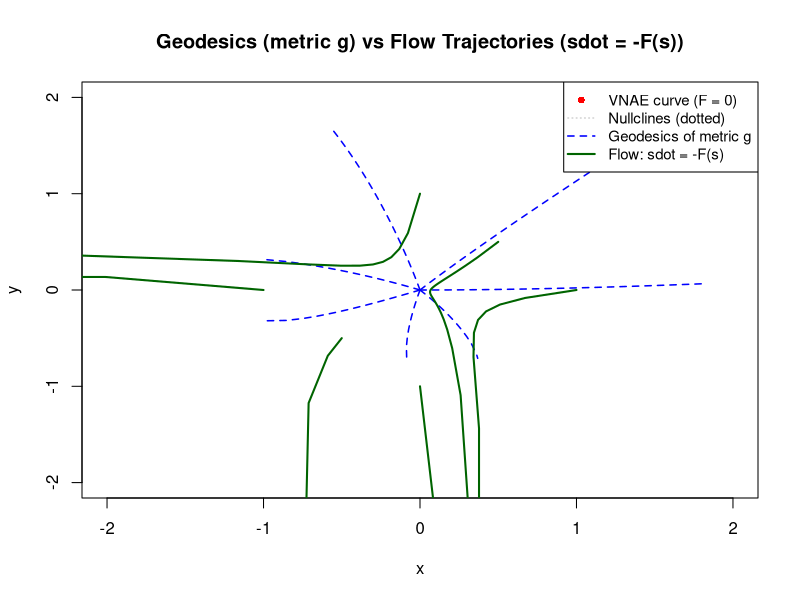

Generate this figure with R:
# =============================================================================
# Geodesics and Flow Trajectories for the VNAE Model (Nonlinear Cubic Version)
# Supplementary Material: Riemannian Manifolds of Asymmetric Equilibria: Complete Geometric Structure and Curvature Signatures 
# =============================================================================
# INSTRUCTIONS: Change only the values in the "PARAMETERS" section below.
# =============================================================================

library(deSolve)

# =============================================================================
# PARAMETERS - CHANGE ONLY THESE VALUES
# =============================================================================

# Structural parameters
omega_A <- 1.0
omega_B <- 1.0
theta_A <- 4.0
theta_B <- 6.0
beta    <- 0.1

# Domain limits for plots
x_min <- -2.0
x_max <-  2.0
y_min <- -2.0
y_max <-  2.0

# =============================================================================
# DO NOT CHANGE ANYTHING BELOW THIS LINE
# =============================================================================

# -----------------------------------------------------------------------------
# Define the metric and its derivatives (via functions)
# -----------------------------------------------------------------------------
# Hessian components (depends on x,y)
H_xx <- function(x, y) 2 * x * (1 + theta_A)
H_yy <- function(x, y) 2 * y * (1 + theta_B)
H_xy <- function(x, y) 1

# Metric components
g11 <- function(x, y) 1 + beta * H_xx(x, y)
g12 <- function(x, y) beta * H_xy(x, y)
g22 <- function(x, y) 1 + beta * H_yy(x, y)

# Metric matrix as a function
metric <- function(x, y) {
  matrix(c(g11(x, y), g12(x, y), g12(x, y), g22(x, y)), nrow = 2, ncol = 2)
}

# Inverse metric
inverse_metric <- function(x, y) {
  solve(metric(x, y))
}

# -----------------------------------------------------------------------------
# Christoffel symbols via finite differences
# -----------------------------------------------------------------------------
christoffel <- function(x, y, h = 1e-5) {
  # Metric at nearby points
  g_x_plus  <- metric(x + h, y)
  g_x_minus <- metric(x - h, y)
  g_y_plus  <- metric(x, y + h)
  g_y_minus <- metric(x, y - h)
  
  dg_dx <- (g_x_plus - g_x_minus) / (2 * h)
  dg_dy <- (g_y_plus - g_y_minus) / (2 * h)
  
  # Christoffel symbols of the first kind: Γ_{kij}
  Gamma_kij <- array(0, dim = c(2, 2, 2))  # indices: k, i, j
  for (i in 1:2) {
    for (j in 1:2) {
      for (k in 1:2) {
        # dg_{ik}/dx_j
        dg_ik_dxj <- if (j == 1) dg_dx[i, k] else dg_dy[i, k]
        
        # dg_{jk}/dx_i
        dg_jk_dxi <- if (i == 1) dg_dx[j, k] else dg_dy[j, k]
        
        # dg_{ij}/dx_k
        dg_ij_dxk <- if (k == 1) dg_dx[i, j] else dg_dy[i, j]
        
        Gamma_kij[k, i, j] <- 0.5 * (dg_ik_dxj + dg_jk_dxi - dg_ij_dxk)
      }
    }
  }
  
  # Raise index to get Γ^m_{ij}
  g_inv <- inverse_metric(x, y)
  Gamma_mij <- array(0, dim = c(2, 2, 2))
  for (m in 1:2) {
    for (i in 1:2) {
      for (j in 1:2) {
        Gamma_mij[m, i, j] <- sum(g_inv[m, ] * Gamma_kij[, i, j])
      }
    }
  }
  return(Gamma_mij)
}

# -----------------------------------------------------------------------------
# Geodesic equations
# -----------------------------------------------------------------------------
geodesic_eq <- function(t, state, pars) {
  x <- state[1]
  y <- state[2]
  u <- state[3]  # dx/dt
  v <- state[4]  # dy/dt
  
  Gamma <- christoffel(x, y)
  
  du <- - (Gamma[1, 1, 1] * u^2 + 2 * Gamma[1, 1, 2] * u * v + Gamma[1, 2, 2] * v^2)
  dv <- - (Gamma[2, 1, 1] * u^2 + 2 * Gamma[2, 1, 2] * u * v + Gamma[2, 2, 2] * v^2)
  
  return(list(c(u, v, du, dv)))
}

# -----------------------------------------------------------------------------
# Flow equations: sdot = -F(s)
# -----------------------------------------------------------------------------
flow_eq <- function(t, state, pars) {
  x <- state[1]
  y <- state[2]
  dx <- -((omega_A + theta_A) * x^2 + omega_A * y)
  dy <- -((omega_B + theta_B) * y^2 + omega_B * x)
  return(list(c(dx, dy)))
}

# -----------------------------------------------------------------------------
# Find points on the VNAE manifold (equilibria)
# -----------------------------------------------------------------------------
# The manifold is defined by F=0. We'll sample and find points satisfying both.
find_vnae_points <- function(res = 200, tol = 1e-3) {
  x_vals <- seq(x_min, x_max, length.out = res)
  y_vals <- seq(y_min, y_max, length.out = res)
  points <- list()
  for (x in x_vals) {
    for (y in y_vals) {
      if (abs(F_x(x, y)) < tol && abs(F_y(x, y)) < tol) {
        points <- append(points, list(c(x, y)))
      }
    }
  }
  if (length(points) == 0) return(data.frame(x = numeric(0), y = numeric(0)))
  do.call(rbind, points)
}

# F functions (for convenience)
F_x <- function(x, y) (omega_A + theta_A) * x^2 + omega_A * y
F_y <- function(x, y) (omega_B + theta_B) * y^2 + omega_B * x

# -----------------------------------------------------------------------------
# Plotting
# -----------------------------------------------------------------------------
# Plot setup
plot(NA, xlim = c(x_min, x_max), ylim = c(y_min, y_max),
     xlab = "x", ylab = "y",
     main = "Geodesics (metric g) vs Flow Trajectories (sdot = -F(s))")

# 1. VNAE curve (equilibrium set) - plot points
vnae_pts <- find_vnae_points()
if (nrow(vnae_pts) > 0) {
  points(vnae_pts, col = "red", pch = 16, cex = 0.5)
  # Optionally, add a line if points are dense enough; but here we'll just plot points.
  # For better visualization, we can also plot the two nullclines as thin lines:
  x_seq <- seq(x_min, x_max, length.out = 200)
  y_null1 <- -((omega_A + theta_A)/omega_A) * x_seq^2
  lines(x_seq, y_null1, col = "pink", lty = 3, lwd = 1)
  y_seq <- seq(y_min, y_max, length.out = 200)
  x_null2 <- -((omega_B + theta_B)/omega_B) * y_seq^2
  lines(x_null2, y_seq, col = "lightgreen", lty = 3, lwd = 1)
}

# 2. Geodesics from the origin in different directions
angles <- seq(0, 2 * pi, length.out = 8)[-8]  # 7 angles
for (angle in angles) {
  u0 <- 0.5 * cos(angle)
  v0 <- 0.5 * sin(angle)
  # Solve geodesic from (0,0) with initial velocity (u0,v0)
  sol_geo <- try(ode(y = c(0, 0, u0, v0), times = seq(0, 5, by = 0.1),
                     func = geodesic_eq, parms = NULL), silent = TRUE)
  if (!inherits(sol_geo, "try-error")) {
    lines(sol_geo[, 2], sol_geo[, 3], col = "blue", lty = 2, lwd = 1.5)
  }
}

# 3. Flow trajectories from different initial points
initial_points <- list(c(1, 0), c(0, 1), c(-1, 0), c(0, -1), c(0.5, 0.5), c(-0.5, -0.5))
for (point in initial_points) {
  sol_flow <- try(ode(y = point, times = seq(0, 10, by = 0.1),
                      func = flow_eq, parms = NULL), silent = TRUE)
  if (!inherits(sol_flow, "try-error")) {
    lines(sol_flow[, 2], sol_flow[, 3], col = "darkgreen", lty = 1, lwd = 2)
  }
}

# Legend
legend("topright",
       legend = c("VNAE curve (F = 0)",
                  "Nullclines (dotted)",
                  "Geodesics of metric g",
                  "Flow: sdot = -F(s)"),
       col = c("red", "gray", "blue", "darkgreen"),
       lty = c(NA, 3, 2, 1),
       pch = c(16, NA, NA, NA),
       lwd = c(NA, 1, 1.5, 2),
       cex = 0.9,
       bg = "white")
# Technical Note: Due to the nonlinear nature of the cubic potential and the metric stiffness (β), some geodesic trajectories may encounter regions of high curvature near the domain boundaries. This may trigger numerical warnings (e.g., DLSODA warnings) indicating that the integrator has reached the machine's precision limits. These warnings do not affect the theoretical integrity of the results; rather, they reflect the intrinsic geometric deformation of the Victoria-Nash strategy space.
